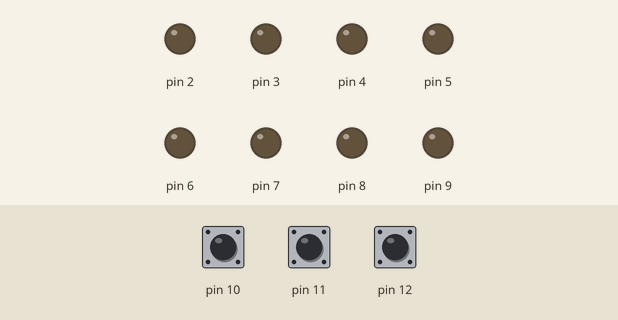
Recording of a sketch running on a simulated Arduino Uno, built with avr-gcc and run on an emulated ATmega328P. On the bench: output pins drawn as LEDs (lit = HIGH). Inputs (shaded band) come from the test bench; at power-on: pin 10 HIGH, pin 12 HIGH, pin 11 HIGH.

Above: at 1.2 s.
1.3 s: pin 10 pulled LOW for 0.15 s
At 2.2 s:
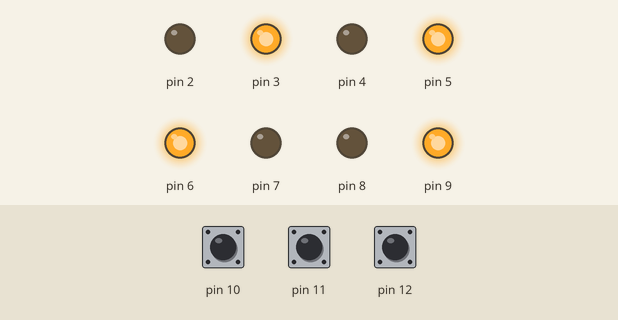
2.9 s: pin 12 pulled LOW for 0.15 s
At 3.4 s:
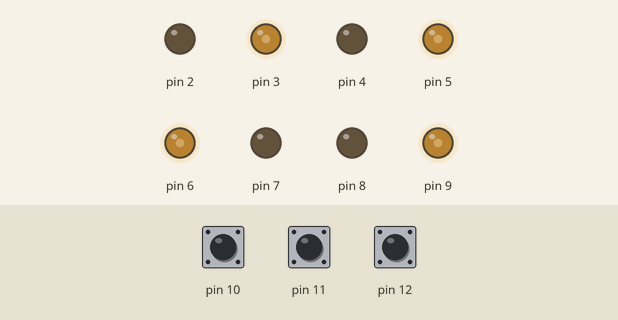
4.5 s: pin 10 pulled LOW for 1 s
At 5.8 s:
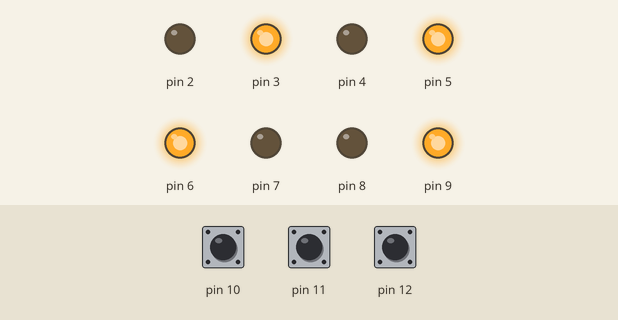
7.0 s: pin 11 pulled LOW for 0.15 s
At 7.7 s:
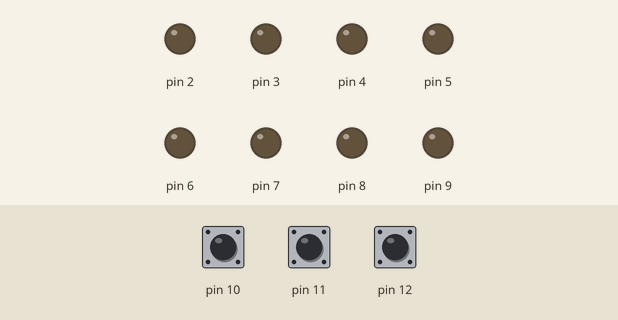
8.6 s: pin 10 pulled LOW for 3.2 s
At 9.0 s:
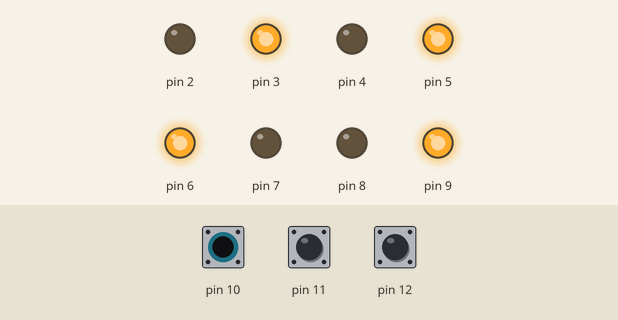
13.3 s: pin 11 pulled LOW for 1 s
At 13.7 s:
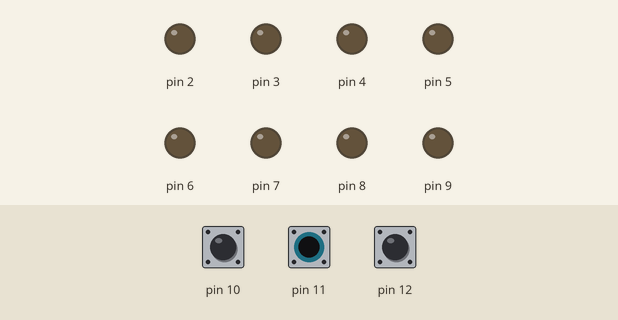
Timing chart, 0 to 16.3 s (numbered marks = the images above; inputs shaded):
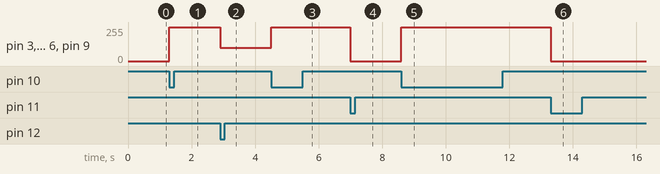

The sketch:

doube_double_driver__Hbridge.ino
```cpp
int i;
void setup() {
  // put your setup code here, to run once:
pinMode(2,OUTPUT);
pinMode(3,OUTPUT);
pinMode(4,OUTPUT);
pinMode(5,OUTPUT);
pinMode(6,OUTPUT);
pinMode(7,OUTPUT);
pinMode(8,OUTPUT);
pinMode(9,OUTPUT);

pinMode(10,INPUT_PULLUP);
pinMode(11,INPUT_PULLUP);
pinMode(12,INPUT_PULLUP);
}

void loop() {
  // put your main code here, to run repeatedly:

  if (digitalRead(10)==LOW){

//motor1
    digitalWrite(2,LOW);
    digitalWrite(3,HIGH);
//motor2
    digitalWrite(4,LOW);
    digitalWrite(5,HIGH);
//motor3
    digitalWrite(7,LOW);
    digitalWrite(6,HIGH);
//motor4
    digitalWrite(8,LOW);
    digitalWrite(9,HIGH);
  }
 if (digitalRead(11)==LOW){

//motor1
    digitalWrite(2,LOW);
    digitalWrite(3,LOW);
//motor2
    digitalWrite(4,LOW);
    digitalWrite(5,LOW);
//motor3
    digitalWrite(7,LOW);
    digitalWrite(6,LOW);
//motor4
    digitalWrite(8,LOW);
    digitalWrite(9,LOW);
  }
  if (digitalRead(12)==LOW){
    analogWrite(3,100);
    analogWrite(5,100);
    analogWrite(6,100);
    analogWrite(9,100);
  }
}
```

Measured:
- after the input at 1.3 s, pin 3, pin 5, pin 6, pin 9: 0/255 → 255/255 at once
- after the input at 2.9 s, pin 3, pin 5, pin 6, pin 9: 255/255 → 100/255 at once
- after the input at 4.5 s, pin 3, pin 5, pin 6, pin 9: 100/255 → 255/255 at once
- after the input at 7.0 s, pin 3, pin 5, pin 6, pin 9: 255/255 → 0/255 at once
- after the input at 8.6 s, pin 3, pin 5, pin 6, pin 9: 0/255 → 255/255 at once
- after the input at 13.3 s, pin 3, pin 5, pin 6, pin 9: 255/255 → 0/255 at once
